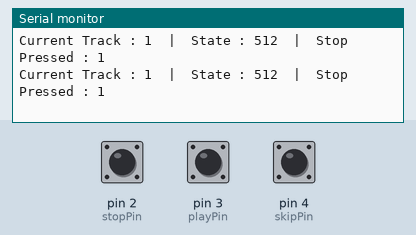
The sketch below on a simulated Arduino Uno, built with avr-gcc and run on an emulated ATmega328P. Parts: the last lines printed to the serial monitor. The test bench sets the inputs (shaded band); at power-on: pin 2 (stopPin) HIGH, pin 3 (playPin) HIGH, pin 4 (skipPin) HIGH. Random numbers use the default seed unless the sketch sets one; the audio player accepts every command and is not drawn.

Above: at 1.9 s.
2.0 s: pin 2 (stopPin) pulled LOW for 0.15 s
At 2.39 s:
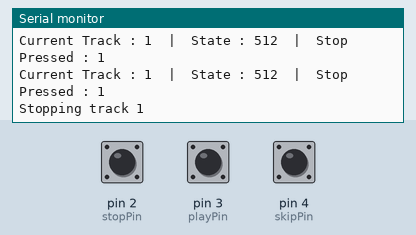
5.1 s: pin 3 (playPin) pulled LOW for 0.15 s
At 5.7 s:
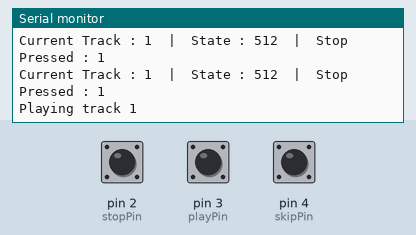
7.2 s: pin 4 (skipPin) pulled LOW for 0.15 s
10.3 s: pin 2 (stopPin) pulled LOW for 1 s
At 10.66 s:
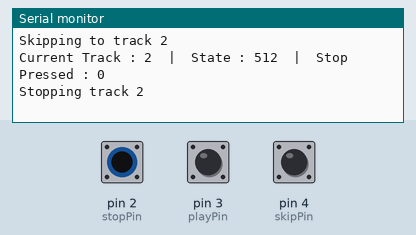
14.3 s: pin 3 (playPin) pulled LOW for 1 s
At 14.8 s:
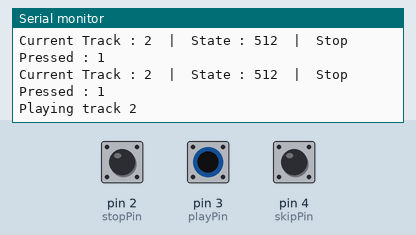
18.3 s: pin 4 (skipPin) pulled LOW for 1 s
Timing chart, 0 to 21.3 s (numbered marks = the images above; inputs shaded):
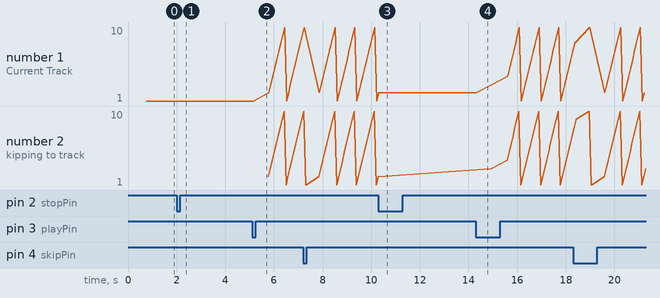

The sketch:

dfplayer.ino
```cpp
#include "SoftwareSerial.h"
#include "DFRobotDFPlayerMini.h"

SoftwareSerial mySoftwareSerial(12, 13);
DFRobotDFPlayerMini mp3module;

const int stopPin = 2;
const int playPin = 3;
const int skipPin = 4;
const int potentiometer = A1;

int playRead = 0;
int skipRead = 0;
int stopRead = 0;
int currentTrack = 1;
int numOfSongs;
int* shufflePlay;
bool stopPressed = true;

void setup(){
  Serial.begin(9600);
  mySoftwareSerial.begin(9600);

  pinMode(playPin, INPUT_PULLUP);
  pinMode(skipPin, INPUT_PULLUP);
  pinMode(stopPin, INPUT_PULLUP);

  Serial.println(F("Initializing DFPlayer ... (May take 3~5 seconds)"));

  if (!mp3module.begin(mySoftwareSerial)) {
    Serial.println("Unable to connect to module!");
    Serial.println("Check cable connections and");
    Serial.println("make sure SD Card is inserted");
    while(1);
  }

  Serial.println("Succesfully connected to DFPlayer Mini");

  mp3module.setTimeOut(500);
  mp3module.EQ(DFPLAYER_EQ_NORMAL);
  mp3module.outputDevice(DFPLAYER_DEVICE_SD);
  numOfSongs = mp3module.readFileCountsInFolder(1);

  delay(100);
  numOfSongs = mp3module.readFileCountsInFolder(1);
  Serial.println(numOfSongs);
  delay(100);

  randomSeed(analogRead(A2));

  shufflePlay = new int[numOfSongs];
  for(int i = 0; i < numOfSongs; i++)
    shufflePlay[i] = i+1;

  //  for (int i = 0; i < numOfSongs; i++) {
  //   Serial.print("shufflePlay[");
  //   Serial.print(i);
  //   Serial.print("] = ");
  //   Serial.println(shufflePlay[i]);
  // }

  for (int i = 5; i < numOfSongs; i++) {
    int r = i + random(numOfSongs - i);
    int temp = shufflePlay[i];
    shufflePlay[i] = shufflePlay[r];
    shufflePlay[r] = temp;
  }

  //  for (int i = 0; i < numOfSongs; i++) {
  //   Serial.print("shufflePlay[");
  //   Serial.print(i);
  //   Serial.print("] = ");
  //   Serial.println(shufflePlay[i]);
  // }
}

void loop(){
  // int volume = map(analogRead(potentiometer), 5, 1010, 0, 30);
  // volume = constrain(volume, 0, 30);
  // mp3module.volume(volume);
  mp3module.volume(15);

  playRead = digitalRead(playPin);
  skipRead = digitalRead(skipPin);
  stopRead = digitalRead(stopPin);

  const int notPlaying = 512;
  const int playing = 513;
  const int paused = 514;

  if (stopRead == LOW) {
    Serial.println("Stopping track " + String(currentTrack));
    mp3module.stop();
    stopPressed = true;
    delay(500);
  }

  else if (playRead == LOW) {
    if (mp3module.readState() == notPlaying) {
      Serial.println("Playing track " + String(currentTrack));
      mp3module.playFolder(1, shufflePlay[currentTrack-1]);
    }
    // Pause Conditions
    else {
      if (mp3module.readState() == playing)
      {
        mp3module.pause();
        Serial.println("Pausing track " + String(currentTrack));
      }

      else if (mp3module.readState() == paused)
      {
        mp3module.start();
        Serial.println("Resuming track " + String(currentTrack));
      }
    }

    mp3module.readState();
    stopPressed = false;
    delay(500);
  }

  // Skip conditions
  else if (skipRead == LOW) {
    currentTrack = (currentTrack++ % numOfSongs) + 1;
    if (mp3module.readState() == playing || mp3module.readState() == paused) {
      mp3module.playFolder(1, shufflePlay[currentTrack-1]);
    }
    Serial.println("Skipping to track " + String(currentTrack));
    delay(500);
  }

  if(mp3module.readState() == notPlaying && !stopPressed) {
    currentTrack = (currentTrack++ % numOfSongs) + 1;
    mp3module.playFolder(1, shufflePlay[currentTrack-1]);
    Serial.println("Skipping to track " + String(currentTrack));
  }
  Serial.println("Current Track : " +String(currentTrack) + "  |  State : " + String(mp3module.readState()) + "  |  Stop Pressed : " + String(stopPressed));
}
```

Measured:
- after the input at 2.0 s, the serial monitor: prints a new line after 0.09 s (image 1)
- after the input at 5.1 s, the serial monitor: prints a new line after 0.10 s (image 2)
- after the input at 10.3 s, the serial monitor: prints a new line after 0.06 s (image 3)
- after the input at 14.3 s, the serial monitor: prints a new line after 0.07 s (image 4)
- plotted number 1: 1 → 9 after the input at 5.1 s, 2 → 7 after the input at 14.3 s
- plotted number 2: 2 → 7 after the input at 14.3 s
